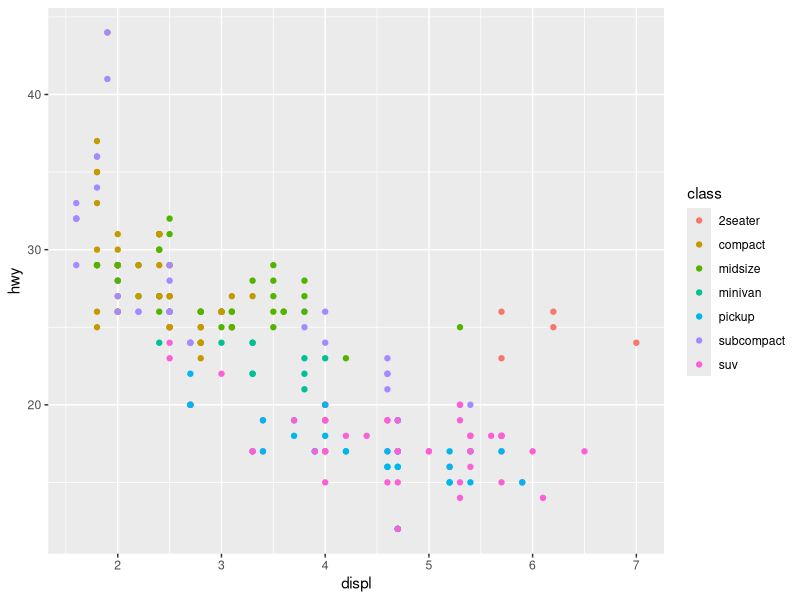
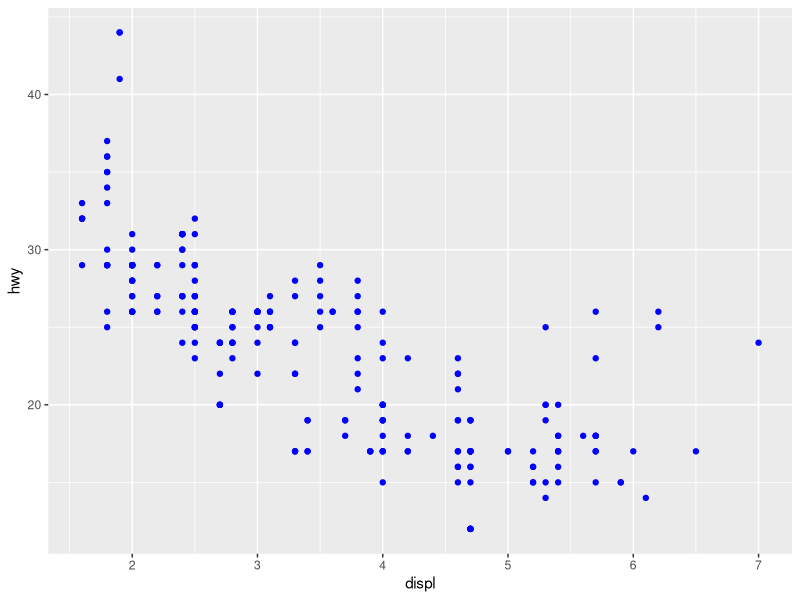
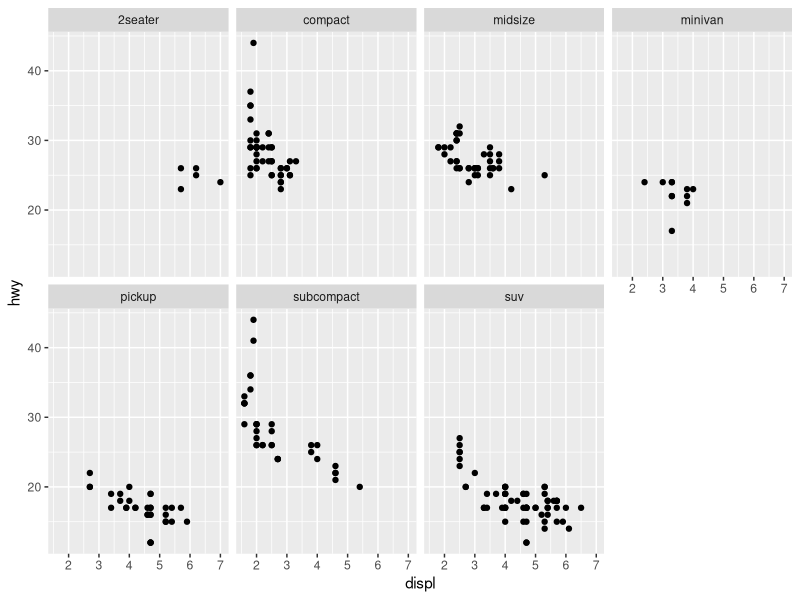
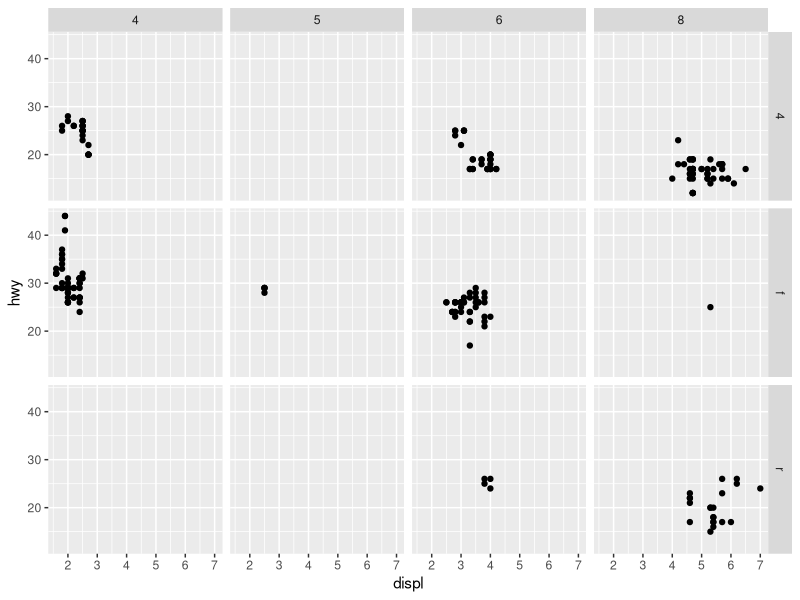
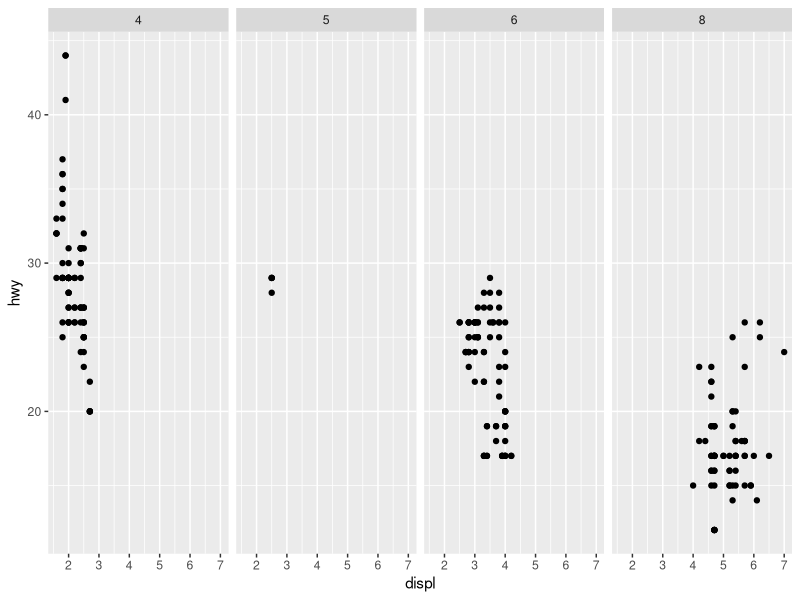
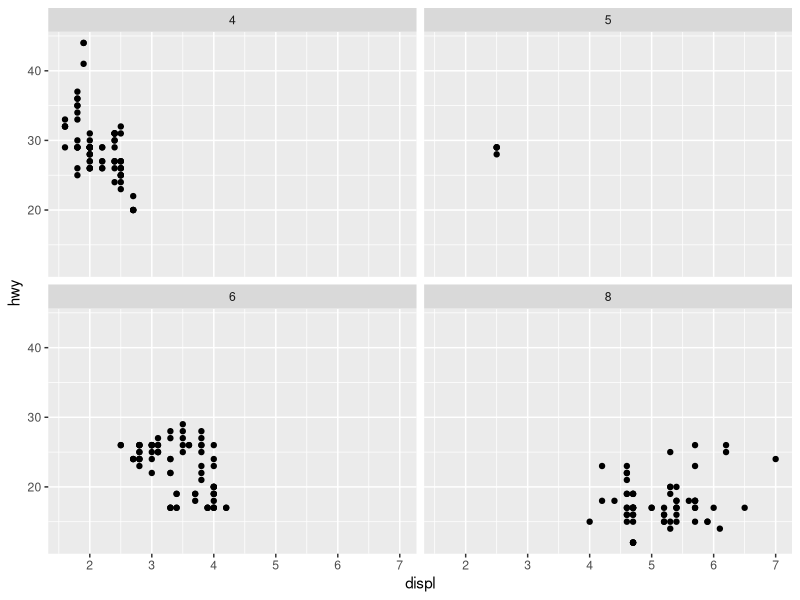
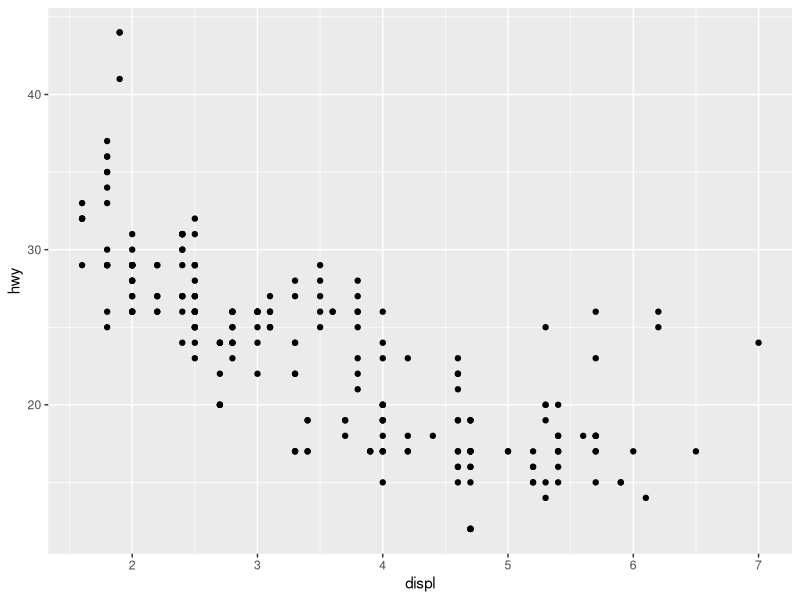
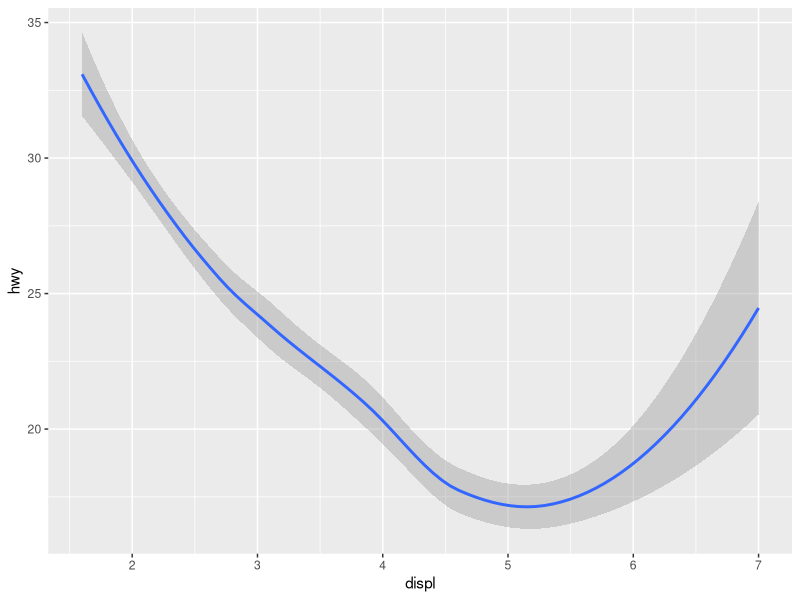

Recreate these plots in R, in order.
## ---- chunk 1
knitr::opts_chunk$set(echo = FALSE)
## ---- chunk 2
library(tidyverse)

# Engine size vs fuel efficiency
ggplot(data = mpg) +
  geom_point(mapping = aes(x=displ,y=hwy,color=class))
# cars with big engines use more fuel
# besides color there is alpha, size and shape
## ---- chunk 3
# All points same color, 'color' must be outside mapping
ggplot(data = mpg) +
  geom_point(mapping = aes(x=displ,y=hwy),color='blue')
## ---- chunk 4
# Same plor for every class
ggplot(data = mpg) + 
  geom_point(mapping = aes(x = displ, y = hwy)) + 
  facet_wrap(~ class, nrow = 2)
## ---- chunk 5
# Facet combination of two variables (discrete)
ggplot(data = mpg) +
  geom_point(mapping = aes(x=displ,y=hwy)) +
  facet_grid(drv~cyl)
# Graph for each cyl and drv
## ---- chunk 6
# Face against one variable only (also discrete)
ggplot(data = mpg) +
  geom_point(mapping = aes(x=displ,y=hwy)) +
  facet_grid(.~cyl)
## ---- chunk 7
# Face wrap allows to use same axis for stacked plots
ggplot(data = mpg) + 
  geom_point(mapping = aes(x = displ, y = hwy)) + 
  facet_wrap(~ cyl, nrow = 2)
## ---- chunk 8
ggplot(data = mpg)+
  geom_point(mapping = aes(x=displ,y=hwy))
## ---- chunk 9
# Same plot as before but with different geom
ggplot(data = mpg)+
  geom_smooth(mapping = aes(x=displ,y=hwy))
## ---- chunk 10
# Two geoms in the same graph with local mapping
ggplot(data = mpg)+
  geom_smooth(mapping = aes(x=displ,y=hwy,linetype=drv,color=drv))+
  geom_point(mapping = aes(x=displ,y=hwy,color=drv))
## ---- chunk 11
# Same result using 'group' as 'linetype' but better
ggplot(data = mpg)+
  geom_smooth(mapping = aes(x=displ,y=hwy,group=drv,color=drv))
## ---- chunk 12
# Two geoms again with improvement
# To avoid code duplication, pass mapping to ggplot(), it will treat it as global
ggplot(data = mpg, mapping = aes(x=displ,y=hwy))+
  geom_point()+
  geom_smooth()
## ---- chunk 13
# Display different aesthetics in different layers
ggplot(data = mpg,mapping = aes(x=displ,y=hwy))+
  geom_point(mapping = aes(color=class))+
  geom_smooth()
## ---- chunk 14
# Same idea as before but with different data
ggplot(data = mpg,mapping = aes(x=displ,y=hwy))+
  geom_point(mapping = aes(color=class))+
  geom_smooth(data = filter(mpg, class=='subcompact'),se = F)
## ---- chunk 15
# Custom plot from exercises in book
ggplot(data = mpg, mapping = aes(x=displ,y=hwy))+
  geom_point(mapping = aes(color=drv))+
  geom_smooth(mapping = aes(linetype=drv),se = F)
## ---- chunk 16
# Using the diamonds dataset that comes with ggplot
ggplot(data = diamonds)+
  geom_bar(mapping = aes(x=cut))
## ---- chunk 17
# Can use geoms and stats interchangeably
# sasme plot with stat_count
ggplot(data = diamonds)+
  stat_count(mapping = aes(x=cut))
# every stat has a default geom and viceversa
## ---- chunk 18
# bar chart where the height is already present in the data
# change the stat from default (count) to identity
demo <- tribble(
  ~cut,         ~freq,
  "Fair",       1610,
  "Good",       4906,
  "Very Good",  12082,
  "Premium",    13791,
  "Ideal",      21551
)

ggplot(data = demo)+
  geom_bar(mapping = aes(x=cut,y=freq),stat = 'identity')
## ---- chunk 19
# override default aesthetics to proportion rather than count
ggplot(data = diamonds)+
  geom_bar(mapping = aes(x=cut,y=..prop..,group=1))
## ---- chunk 20
# summarise y values for each unique x value
ggplot(data = diamonds)+
  stat_summary(
    mapping = aes(x=cut,y=depth),
    fun.ymin = min,
    fun.ymax = max,
    fun.y = median
  )

## ---- chunk 21
# geom col is used also when the height of the bar is already present in the data set
ggplot(data = demo)+
geom_col(mapping = aes(x=cut,y=freq))
## ---- chunk 22
# color contour of plot
ggplot(data = diamonds)+
  geom_bar(mapping = aes(x=cut,color=cut))
## ---- chunk 23
# fill bars with color
ggplot(data = diamonds)+
  geom_bar(mapping = aes(x=cut,fill=cut))
## ---- chunk 24
# map the fill aesthetic to another variable different that the one being counted
ggplot(data = diamonds)+
  geom_bar(mapping = aes(x=cut,fill=clarity))
## ---- chunk 25
# using position='identity' needs transparency
ggplot(data = diamonds,mapping = aes(x=cut,fill=clarity))+
  geom_bar(alpha=1/5, position = 'identity')
## ---- chunk 26
# or no fill
ggplot(data = diamonds,mapping = aes(x=cut,color=clarity))+
  geom_bar(fill=NA,position = 'identity')
## ---- chunk 27
# position='fill' allows for stacked bars with same height, making it easier to compare proportions
ggplot(data = diamonds)+
  geom_bar(mapping = aes(x=cut,fill=clarity),position='fill')
## ---- chunk 28
# positon='dogde' places overlapping objects directly beside one another
ggplot(data = diamonds)+
  geom_bar(mapping = aes(x=cut,fill=clarity),position='dodge')
## ---- chunk 29
# Lastly, for overcoming the problem of overplotting in a scatterplot, it can be used position='jitter' to add a small amout of random noise to each point
ggplot(data = mpg)+
  geom_point(mapping = aes(x=displ,y=hwy),position = 'jitter')
# Allows for more revealing plots in large scale
## ---- chunk 30
# Default boxplot, discrete vs continous
ggplot(data = mpg,mapping = aes(x=class,y=hwy))+
  geom_boxplot()
## ---- chunk 31
# Flip coordinate system
ggplot(data = mpg,mapping = aes(x=class,y=hwy))+
  geom_boxplot()+
  coord_flip()
## ---- chunk 32
# Quick glance at spatial data
nz <- map_data('nz')

ggplot(data = nz,mapping = aes(x = long,y=lat,group=group))+
  geom_polygon(fill='white',color='black')
## ---- chunk 33
# coord_quickmap sets the aspect ratio correctly
# plus add colors

ggplot(data = nz,mapping = aes(x = long,y=lat,group=group))+
  geom_polygon(fill=nz$group,color='black') +
  coord_quickmap()
## ---- chunk 34
# Polar coordinates reveal a connection between a bar chart and a Coxcomb chart
bar <- ggplot(data = diamonds)+
  geom_bar(
    mapping = aes(x = cut,fill=cut),
    show.legend = F,
    width = 1
  ) +
  theme(aspect.ratio = 1) +
  labs(x=NULL,y=NULL)
## ---- chunk 35
# Bar chart with fipled coordinates
bar + coord_flip()
## ---- chunk 36
# Bar chart (Coxcomb?) with polar coordinates
bar + coord_polar()
## ---- chunk 37
# EXCERCISE
# Turn stacked bar chart into pie chart
# First the satcked bar chart
ggplot(data = diamonds)+
  geom_bar(mapping = aes(x = cut,fill=clarity))
## ---- chunk 38
# Attempt of pie chart from previous graph
ggplot(data = diamonds)+
  geom_bar(mapping = aes(x = cut,fill=clarity),position='fill')+
  coord_polar(theta = 'x')
## ---- chunk 39
# EXCERSISE
ggplot(data = mpg,mapping = aes(x = cty,y = hwy)) +
  geom_point()+
  geom_abline()+
  coord_fixed()

# The relation shows there is better mileage going through highways than within the city
# Coord_fixecd sets a better aspect ratio
  
